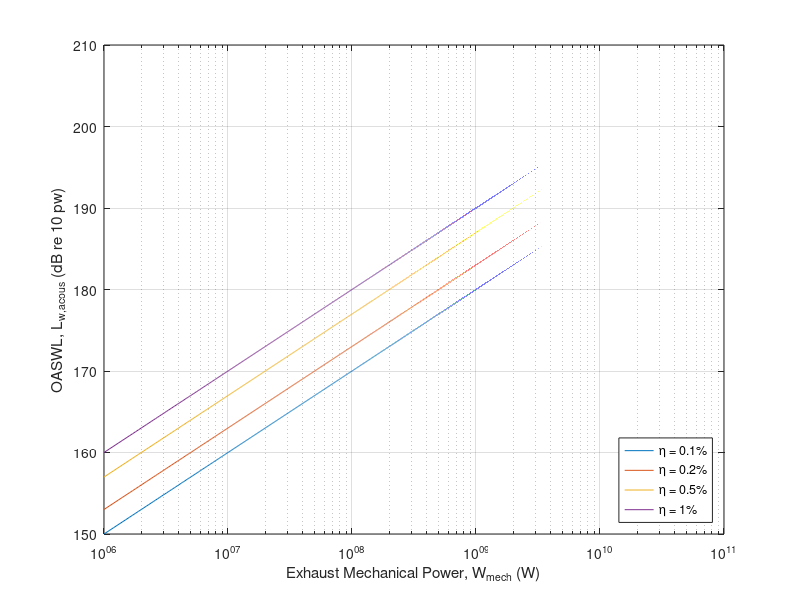

The MATLAB source for this figure:
% plotStyle('FontStyle','modern','FontSize',22,'LineWidth',1.75,'ColorScheme',1,'AspectRatio','standard','PlotSize','medium','Orientation','landscape')
Wmech = 1e6:1e5:1e11;
n1 = 0.001;
n2 = 0.002;
n3 = 0.005;
n4 = 0.01;
Wref = 1e-12;

figure
semilogx(Wmech,10*log10(Wmech*n1/Wref),Wmech,10*log10(Wmech*n2/Wref),...
    Wmech,10*log10(Wmech*n3/Wref),Wmech,10*log10(Wmech*n4/Wref))
grid on
xlabel('Exhaust Mechanical Power, W_{mech} (W)')
ylabel('OASWL, L_{w,acous} (dB re 10 pw)')
legend('\eta = 0.1%','\eta = 0.2%','\eta = 0.5%','\eta = 1%','Location','SouthEast')